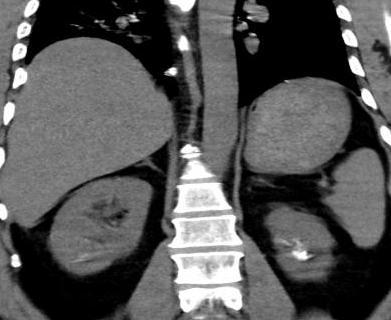
#> input picture data/test/images/1-3-46-670589-33-1-63705534438365105500001-5275982036206127404_png_jpg.rf.365c4daf2b772012fe47e07b9daec86e.jpg, 391 x 320 px; its folder holds only this picture in this run
$ python -i image_preprocessor.py   (imports and definitions only)   (older library calls are emulated)
#> lines starting #> are read from the running program, lines starting #| are printed output that depends on the picture
#!/usr/bin/env python3
"""
Unified Image Preprocessing Module for NephroScan v3

This module provides intelligent preprocessing for medical images to ensure
they match the training data format for optimal kidney stone detection.

Key Features:
- Automatic dimension standardization (391x320 pixels)
- Medical image enhancement (CLAHE, bilateral filtering)
- Color scheme compatibility checking and validation
- Dynamic path handling (no hardcoded paths)
- Conditional processing (only when needed)
- Coordinate scaling for detection mapping
- Comprehensive preprocessing validation

Author: NephroScan Development Team
Version: 3.0.0
"""

import cv2
import numpy as np
import os
import logging
from pathlib import Path
from typing import Optional, Tuple, Dict, Any, Union
import tempfile
import time

class ImagePreprocessor:
    """
    Unified image preprocessing system for medical image standardization.

    This class handles all aspects of image preprocessing including:
    - Automatic preprocessing detection
    - Medical image enhancement
    - Color scheme validation
    - Dynamic path management
    - Coordinate scaling for detection mapping
    """

    # Target specifications based on training data analysis
    TARGET_WIDTH = 391
    TARGET_HEIGHT = 320
    TARGET_CHANNELS = 3
    TARGET_BRIGHTNESS = 82.37  # From training data analysis
    TARGET_CONTRAST = 62.68    # From training data analysis
    JPEG_QUALITY = 95

    # Tolerance thresholds for validation
    BRIGHTNESS_TOLERANCE = 10.0
    CONTRAST_TOLERANCE = 15.0

    def __init__(self, logger: Optional[logging.Logger] = None,
                 output_dir: Optional[str] = None):
        """
        Initialize the unified image preprocessor

        Args:
            logger: Optional logger instance for logging operations
            output_dir: Base output directory (defaults to output/preprocessing)
        """
        self.logger = logger or logging.getLogger(__name__)
        self.target_dimensions = (self.TARGET_WIDTH, self.TARGET_HEIGHT)

        # Set up dynamic output directory
        if output_dir:
            self.output_dir = Path(output_dir)
        else:
            # Use a default temporary directory that can be cleaned up
            self.output_dir = Path("output") / "preprocessing"

        # Ensure output directory exists
        self.output_dir.mkdir(parents=True, exist_ok=True)

        self.logger.info(f"ImagePreprocessor initialized with output dir: {self.output_dir}")

    def detect_image_type(self, image: np.ndarray) -> str:
        """
        Detect the type of medical image based on characteristics.

        Args:
            image: Input image as numpy array

        Returns:
            Image type: 'CT_SCAN', 'LOW_QUALITY', 'ULTRASOUND', or 'STANDARD_MEDICAL'
        """
        height, width = image.shape[:2]

        # Convert to grayscale for analysis
        if len(image.shape) == 3:
            gray = cv2.cvtColor(image, cv2.COLOR_BGR2GRAY)
        else:
            gray = image

        # Calculate image characteristics
        contrast = gray.std()
        brightness_mean = gray.mean()
        dark_ratio = np.sum(gray < 50) / gray.size
        bright_ratio = np.sum(gray > 200) / gray.size
        resolution = width * height

        self.logger.debug(f"Image analysis - Resolution: {width}x{height}, Contrast: {contrast:.2f}, "
                         f"Brightness: {brightness_mean:.2f}, Dark ratio: {dark_ratio:.3f}, "
                         f"Bright ratio: {bright_ratio:.3f}")

        # CT scan characteristics
        if (contrast > 40 and dark_ratio > 0.2 and bright_ratio > 0.02 and
            min(width, height) > 400 and brightness_mean < 120):
            return "CT_SCAN"

        # Low quality/screenshot characteristics
        elif (contrast < 35 or resolution < 160000 or
              (bright_ratio < 0.01 and contrast < 50)):
            return "LOW_QUALITY"

        # Ultrasound characteristics (lower contrast, specific intensity pattern)
        elif (contrast < 45 and dark_ratio > 0.4 and brightness_mean < 80):
            return "ULTRASOUND"

        # Standard medical image
        else:
            return "STANDARD_MEDICAL"

    def assess_image_quality(self, image: np.ndarray) -> str:
        """
        Assess the quality level of the image.

        Args:
            image: Input image as numpy array

        Returns:
            Quality level: 'HIGH', 'MEDIUM', or 'LOW'
        """
        height, width = image.shape[:2]

        # Convert to grayscale for analysis
        if len(image.shape) == 3:
            gray = cv2.cvtColor(image, cv2.COLOR_BGR2GRAY)
        else:
            gray = image

        # Calculate quality metrics
        resolution = width * height
        contrast = gray.std()
        sharpness = cv2.Laplacian(gray, cv2.CV_64F).var()

        # High quality: high resolution, good contrast, sharp
        if resolution > 300000 and contrast > 50 and sharpness > 100:
            return "HIGH"

        # Low quality: low resolution, poor contrast, blurry
        elif resolution < 100000 or contrast < 25 or sharpness < 50:
            return "LOW"

        # Medium quality
        else:
            return "MEDIUM"

    # [294 lines left out: functions analyze_training_data_characteristics, get_dynamic_output_path, needs_preprocessing_comprehensive, _get_preprocessing_reason, needs_preprocessing, preprocess_ct_scan and 1 more, not called in this run]

    def preprocess_low_quality(self, image: np.ndarray) -> Tuple[np.ndarray, Dict[str, Any]]:
        """
        Enhanced preprocessing for low-quality images.

        Args:
            image: Input low-quality image

        Returns:
            Tuple of (processed_image, processing_info)
        """
        original_height, original_width = image.shape[:2]

        # 1. Resize to training dimensions
        resized = cv2.resize(image, (self.TARGET_WIDTH, self.TARGET_HEIGHT),
                           interpolation=cv2.INTER_LANCZOS4)

        # 2. Aggressive enhancement for low-quality images
        enhanced = self._enhance_medical_image(resized)

        # 3. Additional noise reduction for low-quality images
        if len(enhanced.shape) == 3:
            # Apply additional bilateral filtering
            denoised = cv2.bilateralFilter(enhanced, 9, 80, 80)
        else:
            denoised = enhanced

        processing_info = {
            'method': 'low_quality_enhancement',
            'original_size': (original_width, original_height),
            'processed_size': (self.TARGET_WIDTH, self.TARGET_HEIGHT),
            'scale_factor': (self.TARGET_WIDTH / original_width, self.TARGET_HEIGHT / original_height),
            'enhancement': 'aggressive_CLAHE_bilateral_denoise'
        }

        return denoised, processing_info

    def preprocess_image(self, input_path: str, output_path: Optional[str] = None) -> str:
        """
        Preprocess an image to match the target format

        Args:
            input_path: Path to the input image
            output_path: Optional path for the output image. If None, overwrites input

        Returns:
            Path to the preprocessed image

        Raises:
            ValueError: If image cannot be loaded or processed
        """
        try:
            # Load the image
            image = cv2.imread(input_path)
#> image is the input picture: shape (320, 391, 3); min 0, max 255, mean 86
            if image is None:
                raise ValueError(f"Could not load image from: {input_path}")

            original_height, original_width, original_channels = image.shape
#> original_height = 320; original_width = 391; original_channels = 3
            self.logger.info(f"Original image: {original_width}x{original_height}x{original_channels}")

            # 1. Detect image type and quality
            image_type = self.detect_image_type(image)
#> in detect_image_type, `contrast = gray.std()`: contrast = 66.6
#> in detect_image_type, `brightness_mean = gray.mean()`: brightness_mean = 86.03
#> in detect_image_type, `dark_ratio = np.sum(gray < 50) / gray.size`: dark_ratio = 0.333
#> in detect_image_type, `bright_ratio = np.sum(gray > 200) / gray.size`: bright_ratio = 0.0679
#> image_type = 'LOW_QUALITY'
            image_quality = self.assess_image_quality(image)
#> in assess_image_quality, `contrast = gray.std()`: contrast = 66.6
#> in assess_image_quality, `sharpness = cv2.Laplacian(gray, cv2.CV_64F).var()`: sharpness = 311.5
#> image_quality = 'MEDIUM'

            self.logger.info(f"Detected image type: {image_type}, quality: {image_quality}")

            # 2. Convert to standard BGR format first
            if original_channels == 1:
                # Convert grayscale to 3-channel
                image = cv2.cvtColor(image, cv2.COLOR_GRAY2BGR)
                self.logger.info("Converted grayscale to 3-channel image")
            elif original_channels == 4:
                # Convert RGBA to RGB
                image = cv2.cvtColor(image, cv2.COLOR_BGRA2BGR)
                self.logger.info("Converted RGBA to RGB")

            # 3. Apply adaptive preprocessing based on image type and quality
            if image_type == "CT_SCAN" and image_quality == "HIGH":
                processed_image, processing_info = self.preprocess_ct_scan(image)
                self.logger.info("Applied CT scan preservation preprocessing")
            elif image_type == "LOW_QUALITY" or image_quality == "LOW":
                processed_image, processing_info = self.preprocess_low_quality(image)
#> in _enhance_medical_image, `enhanced_gray = clahe.apply(gray)`:
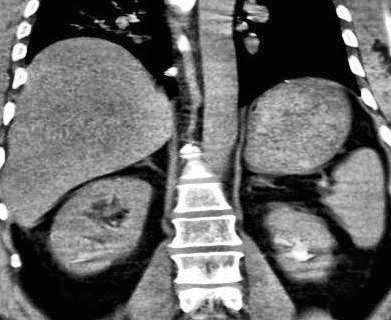
#> enhanced_gray: shape (320, 391); min 1, max 255, mean 103
#> processing_info = {'method': 'low_quality_enhancement', 'original_size': (391, 320), 'processed_size': (391, 320), 'scale_factor': (1, 1), 'enhancement': 'aggressive_CLAHE_bilateral_denoise'}
                self.logger.info("Applied low-quality enhancement preprocessing")
            else:
                # Standard medical image processing (our current proven approach)
                processed_image, processing_info = self.preprocess_standard_medical(image)
                self.logger.info("Applied standard medical preprocessing")

            # 4. Determine output path
            if output_path is None:
                output_path = input_path

            # 5. Save with high quality
            save_params = [cv2.IMWRITE_JPEG_QUALITY, self.JPEG_QUALITY]
            success = cv2.imwrite(output_path, processed_image, save_params)

            if not success:
                raise ValueError(f"Failed to save preprocessed image to: {output_path}")

            # 6. Log processing details
            final_height, final_width = processed_image.shape[:2]
#> final_height = 320; final_width = 391
            self.logger.info(f"Preprocessing complete: {processing_info['method']}")
            self.logger.info(f"Final image: {final_width}x{final_height}")
            self.logger.info(f"Successfully preprocessed image: {output_path}")

            return output_path

        except Exception as e:
            self.logger.error(f"Error preprocessing image: {str(e)}")
            raise ValueError(f"Image preprocessing failed: {str(e)}")

    # [41 lines left out: function get_coordinate_scaling, not called in this run]

    def _enhance_medical_image(self, image: np.ndarray) -> np.ndarray:
        """
        Apply medical image enhancement techniques

        Args:
            image: Input image as numpy array

        Returns:
            Enhanced image
        """
        try:
            # Convert to grayscale for processing
            gray = cv2.cvtColor(image, cv2.COLOR_BGR2GRAY)

            # Apply CLAHE (Contrast Limited Adaptive Histogram Equalization)
            # This enhances contrast while preventing over-amplification
            clahe = cv2.createCLAHE(clipLimit=2.0, tileGridSize=(8, 8))
            enhanced_gray = clahe.apply(gray)

            # Convert back to 3-channel
            enhanced_image = cv2.cvtColor(enhanced_gray, cv2.COLOR_GRAY2BGR)

            # Slight denoising while preserving edges
            denoised = cv2.bilateralFilter(enhanced_image, 5, 50, 50)

            return denoised

        except Exception as e:
            self.logger.warning(f"Image enhancement failed, using original: {str(e)}")
            return image

    # [218 lines left out: functions create_preprocessed_copy, get_image_info, process_for_inference, preprocess_for_inference, not called in this run]

>>> result = ImagePreprocessor().preprocess_image('../../data/test/images/1-3-46-670589-33-1-63705534438365105500001-5275982036206127404_png_jpg.rf.365c4daf2b772012fe47e07b9daec86e.jpg')

$ run again, on data/test/images/1-3-46-670589-33-1-63705540012666937300001-5673688970564737961_png_jpg.rf.15cca2fecc5f56865de3eb405476b90d.jpg
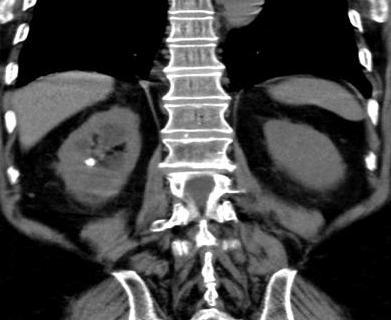
#> input picture data/test/images/1-3-46-670589-33-1-63705540012666937300001-5673688970564737961_png_jpg.rf.15cca2fecc5f56865de3eb405476b90d.jpg, 391 x 320 px
#> in preprocess_image, image is the input picture: shape (320, 391, 3); min 0, max 255, mean 66.1
#> in detect_image_type, `contrast = gray.std()`: contrast = 68.69
#> brightness_mean = 66.14
#> dark_ratio = 0.497
#> bright_ratio = 0.0621
#> image_type = 'LOW_QUALITY'
#> in assess_image_quality, `contrast = gray.std()`: contrast = 68.69
#> sharpness = 361.5
#> image_quality = 'MEDIUM'
#> in _enhance_medical_image, `enhanced_gray = clahe.apply(gray)`:
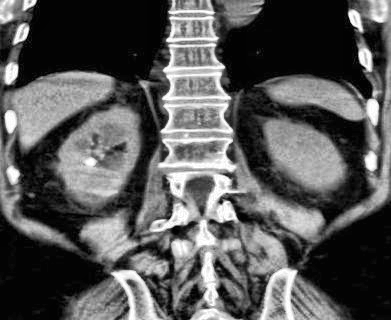
#> enhanced_gray: shape (320, 391); min 1, max 255, mean 87.2
#> in preprocess_image, `processed_image, processing_info = self.preprocess_low_quality(image)`: processing_info = {'method': 'low_quality_enhancement', 'original_size': (391, 320), 'processed_size': (391, 320), 'scale_factor': (1, 1), 'enhancement': 'aggressive_CLAHE_bilateral_denoise'}

$ run again, on data/test/images/1-3-46-670589-33-1-63705542123217653900001-5305208767418446842_png_jpg.rf.d6f32a0ac819e4f2a870edfc1ce8079b.jpg
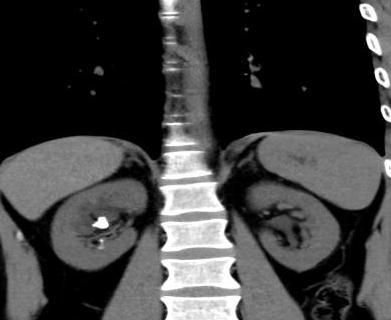
#> input picture data/test/images/1-3-46-670589-33-1-63705542123217653900001-5305208767418446842_png_jpg.rf.d6f32a0ac819e4f2a870edfc1ce8079b.jpg, 391 x 320 px
#> in preprocess_image, image is the input picture: shape (320, 391, 3); min 0, max 255, mean 63.4
#> in detect_image_type, `contrast = gray.std()`: contrast = 70.96
#> brightness_mean = 63.35
#> dark_ratio = 0.52
#> bright_ratio = 0.0686
#> image_type = 'LOW_QUALITY'
#> in assess_image_quality, `contrast = gray.std()`: contrast = 70.96
#> sharpness = 226.2
#> image_quality = 'MEDIUM'
#> in _enhance_medical_image, `enhanced_gray = clahe.apply(gray)`:
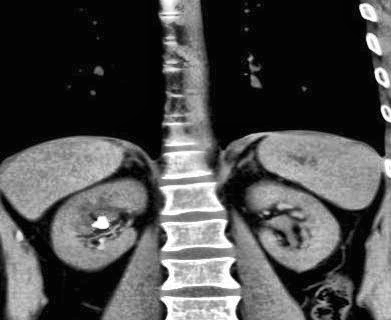
#> enhanced_gray: shape (320, 391); min 1, max 255, mean 76.9
#> in preprocess_image, `processed_image, processing_info = self.preprocess_low_quality(image)`: processing_info = {'method': 'low_quality_enhancement', 'original_size': (391, 320), 'processed_size': (391, 320), 'scale_factor': (1, 1), 'enhancement': 'aggressive_CLAHE_bilateral_denoise'}
